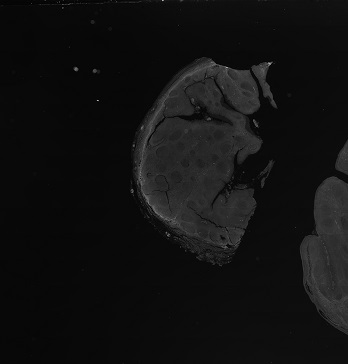
#> input picture images/SL_1.jpg, 348 x 364 px
$ jupyter execute ex_TissueRegistration.ipynb   (shell and % lines are left out)   (Python 2 division)
#> lines starting #> are read from the running program, lines starting #| are printed output that depends on the picture; long printed decimals are rounded
### automatic_registration_class.py
__author__ = 'vonbiebp'
from skimage.feature import (match_descriptors, ORB, plot_matches)
from skimage.color import rgb2gray
import matplotlib.pyplot as plt
import skimage.io as io
from skimage.measure import ransac
from skimage.transform import ProjectiveTransform
from matplotlib.pyplot import savefig
import time

'''
The images need to be read in with the skimage.io module
The process then is as follows:
1) Import two images with io.imread()
2) Initiate the ImageRegistrationTool class with the two images
3) Call the get_translation_tool() method within the class and save the "tool" & "inliers"
            - This uses a skimage funtion, so we don't actually use "inliers", but
                that's how they do it...
4) Call the translate_rois() method with the "tool" as an input as well as the point
            to be tranlated.
            example: matcher.translate_rois(tool, src_point)

            - This returns the translated point that fits the destination image
Notes:
    - The number of n-keypoints in the get_translation_tool() method determines
        accuracy/robustness & how long it takes:

        higher # = more robust but takes longer

    - One challenge may be to make sure different coordinate system conventions don't
    get mixed up, some functions say top-left is 0,0  AND some sometimes bottom-left is 0,0

'''

class ImageRegistrationTool:
    '''
    This class will allow you to register/align two images automatically, and then return a
    transformation matrix that can be used to transform any coordinate from
    the source image to the destination image.
    *****It does not actually return a transformation matrix, but rather a scikit image object,
    which has the transformation matrix as an attribute and can use that to transform any coordinates.
    '''
    def __init__(self, src_image, dst_image):
        self.src_image = src_image
        self.dst_image = dst_image

    def get_translation_tool(self, n_keypoints=1000):

        # Convert images to grayscale
        src_image = rgb2gray(self.src_image)
        dst_image = rgb2gray(self.dst_image)

        # Initiate an ORB class object which can extract features & descriptors from images.
        # Set the amount of features that should be found (more = more accurate)
        descriptor_extractor = ORB(n_keypoints=n_keypoints)

        # Extract features and descriptors from source image
        descriptor_extractor.detect_and_extract(src_image)
        self.keypoints1 = descriptor_extractor.keypoints
        descriptors1 = descriptor_extractor.descriptors

        # Extract features and descriptors from destination image
        descriptor_extractor.detect_and_extract(dst_image)
        self.keypoints2 = descriptor_extractor.keypoints
        descriptors2 = descriptor_extractor.descriptors

        # Matches the descriptors and gives them rating as to how similar they are
        self.matches12 = match_descriptors(descriptors1, descriptors2, cross_check=True)

        # Selects the coordinates from source image and destination image based on the
        # indices given from the match_descriptors function.
        src = self.keypoints1[self.matches12[:, 0]][:, ::-1]
        dst = self.keypoints2[self.matches12[:, 1]][:, ::-1]

        # Filters out the outliers and generates the transformation matrix based on only the inliers
        model_robust, inliers = \
            ransac((src, dst), ProjectiveTransform,
                min_samples=4, residual_threshold=2)

        # This returns the object "model_robust" which contains the tranformation matrix and
        # uses that to translate any coordinate point from source to destination image.
        return model_robust, inliers

    def translate_rois(self, model_robust, src_point):
        '''
        :param model_robust:
        :param src_point: This should be in the form of [x,y]
        :return:
        '''

        dst_point = model_robust(src_point)
        return dst_point

'''
#################################################
#################################################

# Below is an example of how this class works!

#################################################
#################################################

# This is used to time how long the process takes
start_time = time.time()

#Read in images
src_image = io.imread("source_image.jpg")
dst_image = io.imread("destination_image.jpg")

# initiate matcher instance
matcher = ImageRegistrationTool(src_image, dst_image)

# extract matrix translating tool
tool, inliers = matcher.get_translation_tool()

# testing coordinate

# translate testing coordinates from src_image to dst_image
dst_point = matcher.translate_rois(tool, src_point)


##################################################################
##################################################################

#**********BELOW IS JUST FOR VISUALIZATION & TESTING**************

##################################################################
##################################################################

# Display the two images and the translated point

src_points = [[68,96], [68,15]]

dst_points = []

for item in src_points:
    dst_points.append(matcher.translate_rois(tool, item)[0].tolist())

print dst_points

f1 = plt.imshow(src_image)
plt.plot(*zip(*src_points), marker="o", color='r', ls='')
plt.show()

f2 = plt.imshow(dst_image)
plt.plot(*zip(*dst_points), marker="x", color='r', ls='')
plt.show()


# This repeats the process 50 times to see how often the function gets it right.
for i in range(50):
    matcher = ImageRegistrationTool(src_image, dst_image)
    tool, inliers = matcher.get_translation_tool()
    dst_points = []
    for item in src_points:
        dst_points.append(matcher.translate_rois(tool, item)[0].tolist())
    f2 = plt.imshow(dst_image)
    plt.plot(*zip(*dst_points), marker="x", color='r', ls='')
savefig('1000keypoints-smaller_image_timed.png')

print("--- %s seconds ---" % (time.time() - start_time))
'''

### ex_TissueRegistration.ipynb
[cell 1]
import automatic_registration_class
import skimage.io as io
import skimage
from skimage.feature import plot_matches
import matplotlib.pyplot as plt

[cell 2]
src_image = io.imread("images/SL_1.jpg")
#> src_image is the input picture: shape (364, 348, 3); min 0, max 188, mean 17
dst_image = io.imread("images/SL_2.jpg")
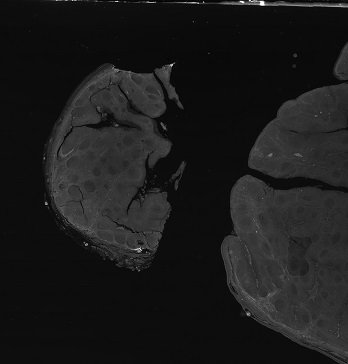
#> input picture images/SL_2.jpg, 348 x 364 px
#> dst_image is the input picture: shape (364, 348, 3); min 0, max 255, mean 26.7
matcher = automatic_registration_class.ImageRegistrationTool(src_image, dst_image)
tool, inliers = matcher.get_translation_tool()

[cell 3]
src_points = [[225,250], [260,60]]

[cell 4]
dst_points = []

for item in src_points:
    dst_points.append(matcher.translate_rois(tool, item)[0].tolist())
#> after the loop, dst_points = [[143.8, 254.8], [162.6, 62.2]]
print dst_points
#| [[143.816, 254.820], [162.565, 62.205]]

[cell 5]
fig = plt.figure()
a=fig.add_subplot(1,2,1)
imgplot = plt.imshow(src_image, cmap='gray', interpolation='nearest');
plt.plot(*zip(*src_points), marker="o", color='r', ls='')
a=fig.add_subplot(1,2,2)
imgplot = plt.imshow(dst_image, cmap='gray', interpolation='nearest');
plt.plot(*zip(*dst_points), marker="o", color='r', ls='')
plt.show()
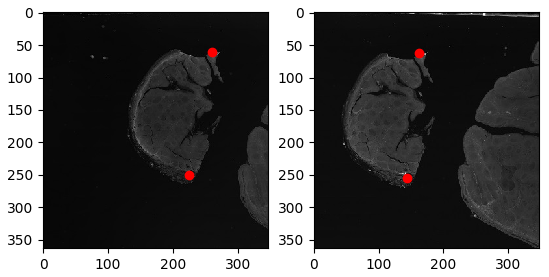
#> figure drawn by matplotlib, 2 panels

[cell 6]
src_image = io.imread("images/rot_1.jpg")
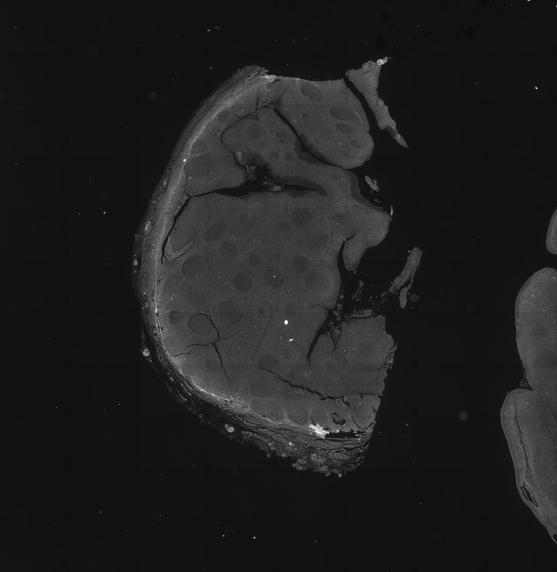
#> input picture images/rot_1.jpg, 1114 x 1144 px (shown at 1/2 size)
#> src_image is the input picture: shape (1144, 1114, 3); min 6, max 255, mean 30.4
dst_image = io.imread("images/rot_2.jpg")
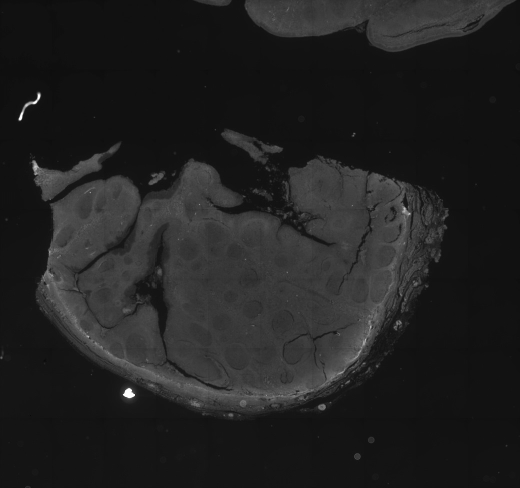
#> input picture images/rot_2.jpg, 1040 x 975 px (shown at 1/2 size)
#> dst_image is the input picture: shape (975, 1040, 3); min 7, max 255, mean 33.4
src_points = [[700,180], [400,800]]

[cell 7]
src_image = io.imread("images/exp_1.jpg")
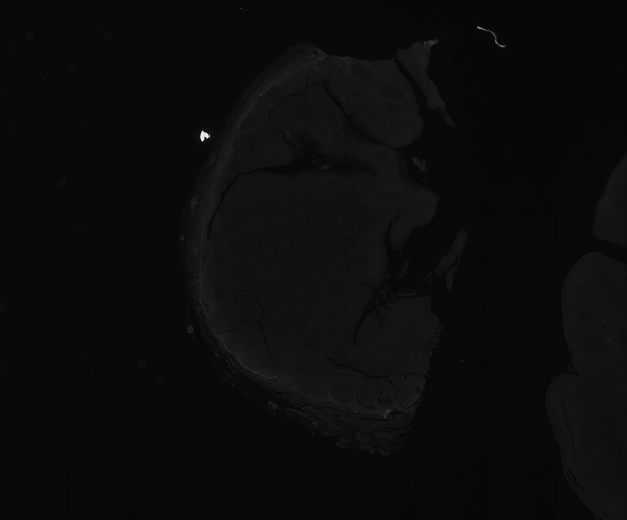
#> input picture images/exp_1.jpg, 1253 x 1040 px (shown at 1/2 size)
#> src_image is the input picture: shape (1040, 1253, 3); min 0, max 255, mean 11.3
src_image = skimage.transform.rotate(src_image, -90)
dst_image = io.imread("images/exp_2.jpg")
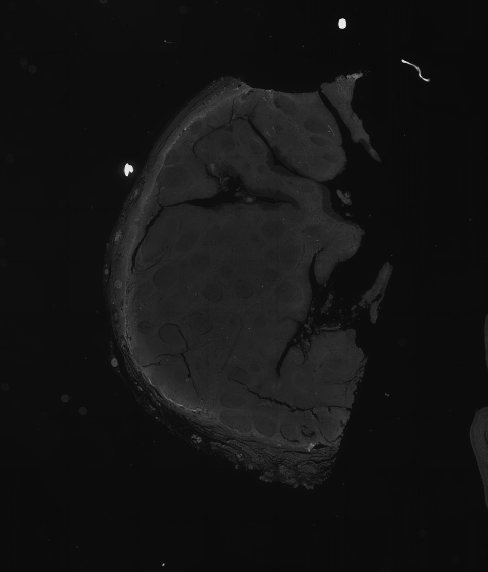
#> input picture images/exp_2.jpg, 975 x 1144 px (shown at 1/2 size)
#> dst_image is the input picture: shape (1144, 975, 3); min 0, max 255, mean 19.4
src_points = [[425,600], [825,425]]

[cell 8]
matcher = automatic_registration_class.ImageRegistrationTool(src_image, dst_image)
tool, inliers = matcher.get_translation_tool(1000)

dst_points = []
for item in src_points:
    dst_points.append(matcher.translate_rois(tool, item)[0].tolist())
#> after the loop, dst_points = [[554.8, 787.2], [380.1, 388.4]]
print dst_points
#| [[554.818, 787.236], [380.055, 388.355]]
fig = plt.figure()
a=fig.add_subplot(1,2,1)
imgplot = plt.imshow(src_image, cmap='gray', interpolation='nearest');
plt.plot(*zip(*src_points), marker="o", color='r', ls='')
a=fig.add_subplot(1,2,2)
imgplot = plt.imshow(dst_image, cmap='gray', interpolation='nearest');
plt.plot(*zip(*dst_points), marker="o", color='r', ls='')
plt.show()
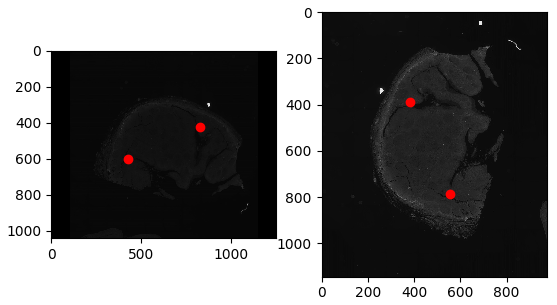
#> figure drawn by matplotlib, 2 panels

[cell 9]
fig, ax = plt.subplots(nrows=1, ncols=1)
plot_matches(ax, src_image, dst_image, matcher.keypoints1, matcher.keypoints2, matcher.matches12)
#> (this line was passed over: skimage is not available in this run)
